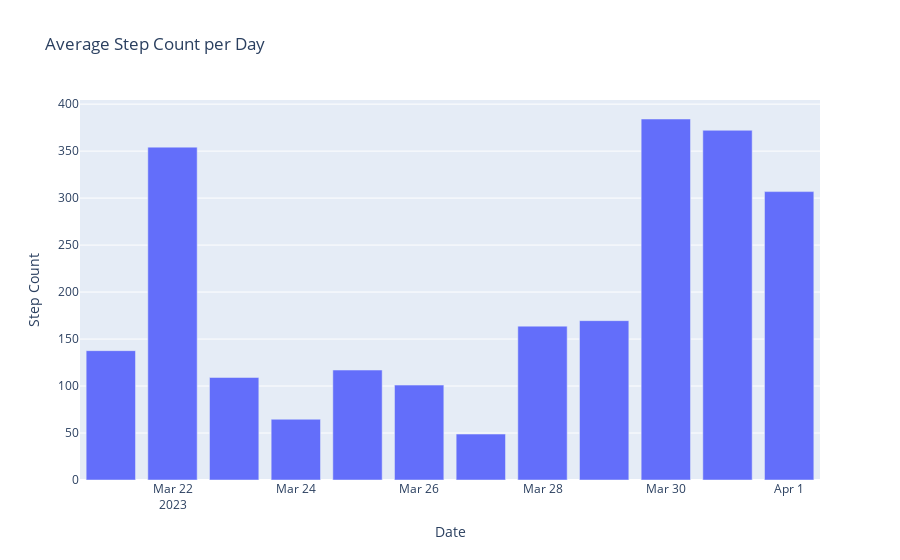

Here is the notebook cell this chart was saved with:
### Code cell
fig5 = px.bar(average_step_count_per_day, y="Step Count", x='Date', 
        title="Average Step Count per Day")
fig5.show()

### Figure 1 — Plotly figure (JSON) as saved in the notebook; plotly's stock layout.template omitted (floating-point values rounded to 4 significant figures)
{"data": [{"alignmentgroup": "True", "hovertemplate": "Date=%{x}<br>Step Count=%{y}<extra></extra>", "legendgroup": "", "marker": {"color": "#636efa", "pattern": {"shape": ""}}, "name": "", "offsetgroup": "", "orientation": "v", "showlegend": false, "textposition": "auto", "type": "bar", "x": ["2023-03-21", "2023-03-22", "2023-03-23", "2023-03-24", "2023-03-25", "2023-03-26", "2023-03-27", "2023-03-28", "2023-03-29", "2023-03-30", "2023-03-31", "2023-04-01"], "xaxis": "x", "y": [137.6, 354.2, 109.1, 64.67, 117, 101, 48.88, 163.8, 169.6, 384.2, 372.2, 306.9], "yaxis": "y"}], "layout": {"barmode": "relative", "legend": {"tracegroupgap": 0}, "title": {"text": "Average Step Count per Day"}, "xaxis": {"anchor": "y", "domain": [0, 1], "title": {"text": "Date"}}, "yaxis": {"anchor": "x", "domain": [0, 1], "title": {"text": "Step Count"}}}}
